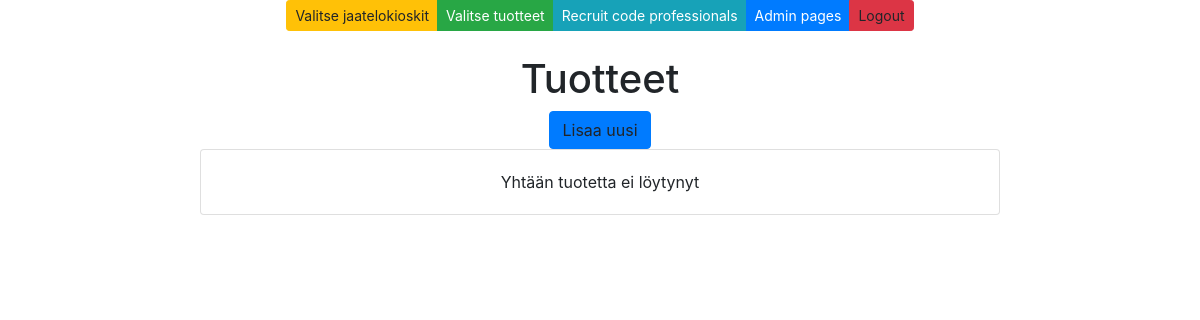
The app's page /tuotteet/, older data.
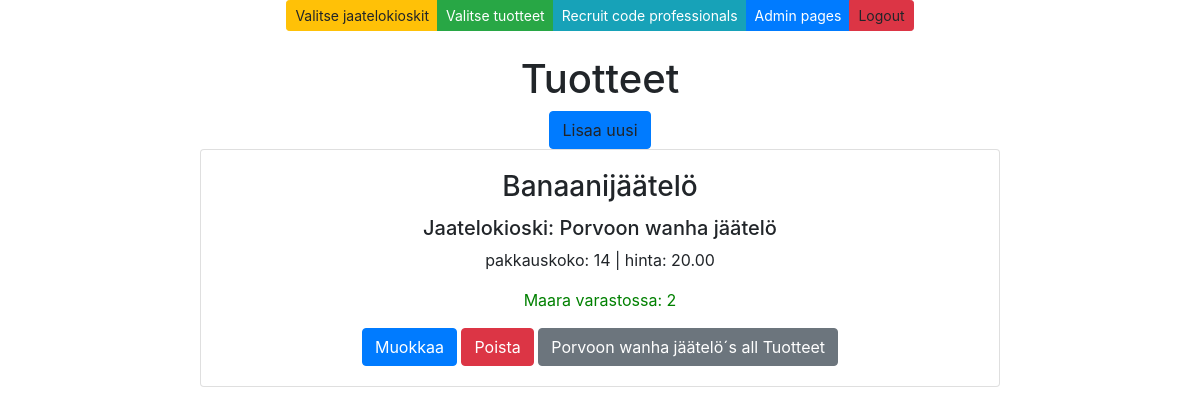
The same page, newer data.
### app/models.py (models this page shows, shortened)
class Tuote(models.Model):
    tuotenimi = models.CharField(max_length = 20, default = "banaanijaatelo")
    pakkauskoko = models.CharField(max_length = 20, default = 3)
    hinta = models.DecimalField(max_digits=8, decimal_places=2, default=1.00)
    varastomaara = models.IntegerField(default = 3)
    jaatelokioski = models.ForeignKey(Jaatelokioski, on_delete=models.CASCADE)

class Jaatelokioski(models.Model):
    nimi = models.CharField(max_length = 50, default="firma")
    kontakti = models.CharField(max_length = 50, default="firma")
    osoite = models.CharField(max_length = 100, default="firma")
    puhelinnumero = models.CharField(max_length = 20, default="firma")
    sahkopostiosoite = models.CharField(max_length = 50, default="firma")
    maa = models.CharField(max_length = 50, default="firma")

### app/views.py (the view)
# urls.py: path('tuotteet/', tuotelistview, name='tuotelist'),
def tuotelistview(request):
    tuotelist = Tuote.objects.all()
    jaatelokioskilist = Jaatelokioski.objects.all()
    context = {'tuotteet': tuotelist, 'jaatelokioskit': jaatelokioskilist}
    return render(request, "tuotelist.html", context)

### app/templates/tuotelist.html (shortened to what this page needs)
{% extends 'index.html' %}
{% block content %}
<br />
<br />
<h1>Tuotteet</h1>
<a onclick="showaddform()" class="btn btn-primary">Lisaa uusi</a>
{% for p in tuotteet %}
<div class="card" style="width: 50rem;">
    <div class="card-body">
        <h3 class="card-title">{{p.tuotenimi}} </h3>
        <h5 class="card-text">Jaatelokioski: {{p.jaatelokioski.nimi}}</h5>
        <p class="card-text">pakkauskoko: {{p.pakkauskoko}} | hinta: {{p.hinta}}</p>
        <p class="card-text" style="color: green;">Maara varastossa: {{p.varastomaara}}</p>
        <a href="/muokkaa-tuote-get/{{p.id}}/" class="btn btn-primary">Muokkaa</a>
        <a href="/confirm-poista-tuote/{{p.id}}/" class="btn btn-danger">Poista</a>
        <a href="/tuotteet-by-jaatelokioski/{{p.jaatelokioski.id}}/" class="btn btn-secondary">{{p.jaatelokioski.nimi}}´s all
            Tuotteet</a>
    </div>
</div>
{% empty %}
<div class="card" style="width: 50rem;">
    <div class="card-body">
        <p class="card-text">Yhtään tuotetta ei löytynyt </p>
    </div>
</div>
{%endfor%}
{% endblock %}

Row changes from the older to the newer data that the page shows:
added Tuote: tuotenimi "Banaanijäätelö", jaatelokioski.nimi "Porvoon wanha jäätelö", pakkauskoko "14", hinta "20.00", varastomaara "2"
Text that changed along with them:
text no longer shown: "Yhtään tuotetta ei löytynyt"
